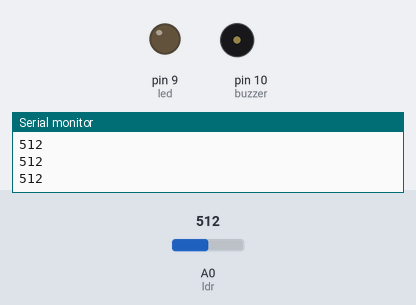
Bench run of a sketch on a simulated Arduino Uno, built with avr-gcc and run on an emulated ATmega328P. Shown: output pins drawn as LEDs (lit = HIGH), buzzer (waves = sounding, pin HIGH), the last lines printed to the serial monitor. The test bench sets the inputs (shaded band); at power-on: A0 (ldr) = 512.

Above: at 1.3 s.
1.4 s: A0 (ldr) set to 485
At 2.6 s:
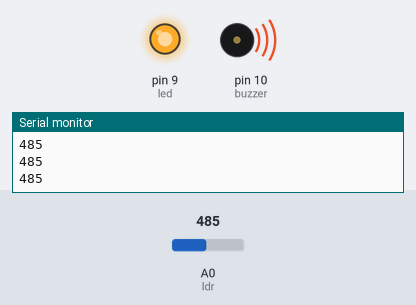
3.0 s: A0 (ldr) set to 510
At 3.7 s:
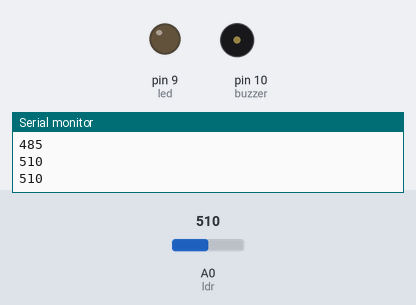
4.5 s: A0 (ldr) set to 490
At 4.9 s:
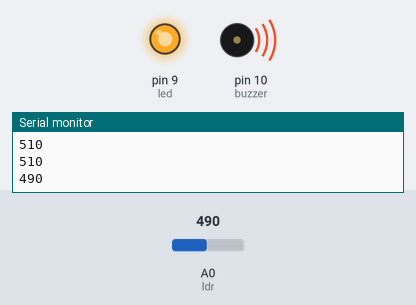
Timing chart, 0 to 7.5 s (numbered marks = the images above; inputs shaded):
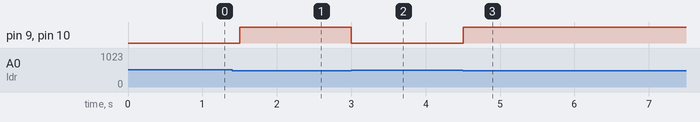

Measured:
- the behaviour switches between 500 and 499 on A0 (ldr) (found by bisection; images 0 and 1)
- after the input at 1.4 s, pin 9 (led), pin 10 (buzzer): LOW → HIGH after 0.10 s
- after the input at 3.0 s, pin 9 (led), pin 10 (buzzer): HIGH → LOW at once
- after the input at 4.5 s, pin 9 (led), pin 10 (buzzer): LOW → HIGH at once

The sketch:

automatic_night_lamp.ino
```cpp
int ldr = A0;
int led = 9;
int buzzer = 10;

void setup()
{
  pinMode(led, OUTPUT);
  pinMode(buzzer, OUTPUT);
  Serial.begin(9600);
}

void loop()
{
  int lightValue = analogRead(ldr);

  Serial.println(lightValue);

  if (lightValue < 500)
  {
    digitalWrite(led, HIGH);
    digitalWrite(buzzer, HIGH);
  }
  else
  {
    digitalWrite(led, LOW);
    digitalWrite(buzzer, LOW);
  }

  delay(500);
}
```
